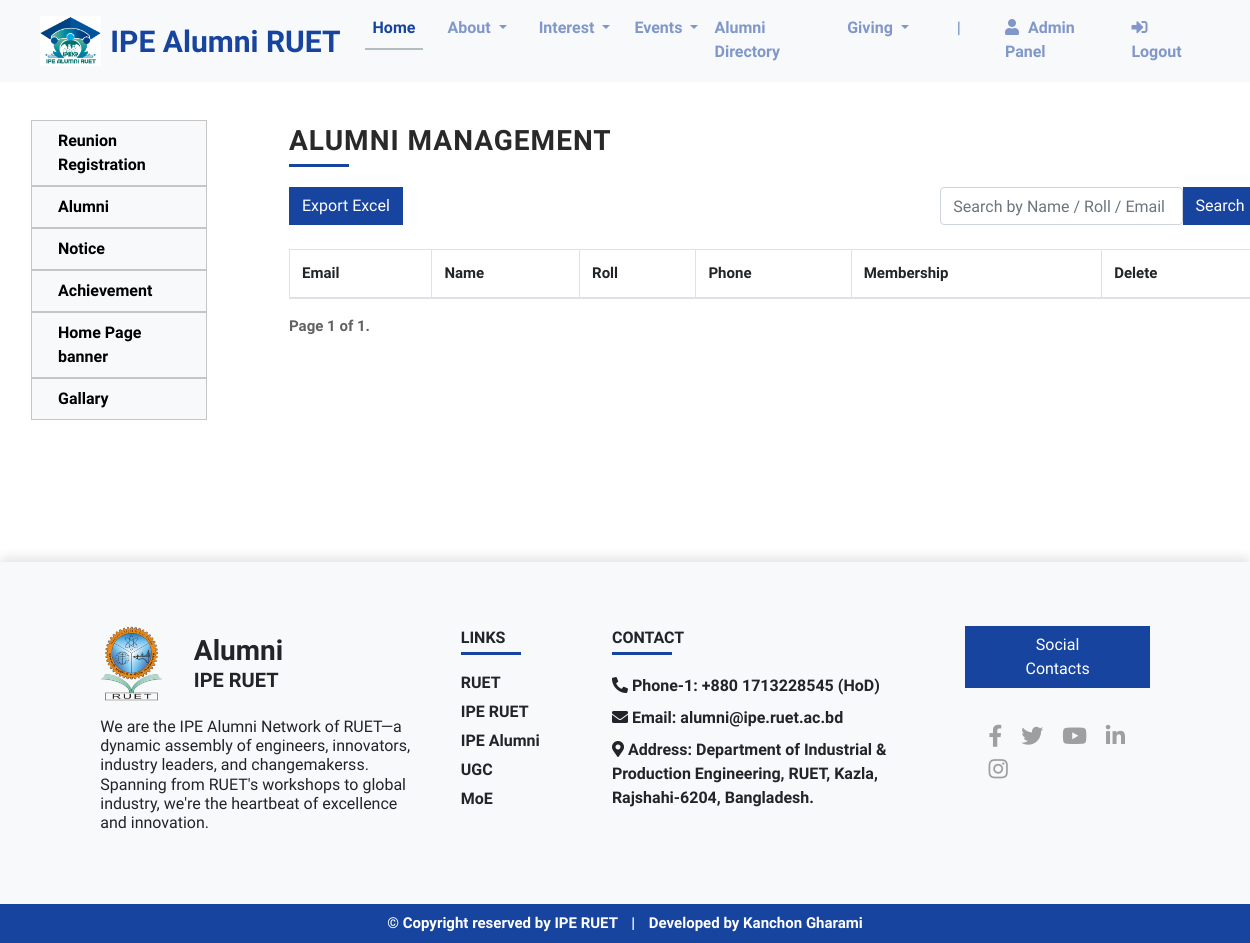
The app's page /admin_alumnimanagement/ (signed in), older data.
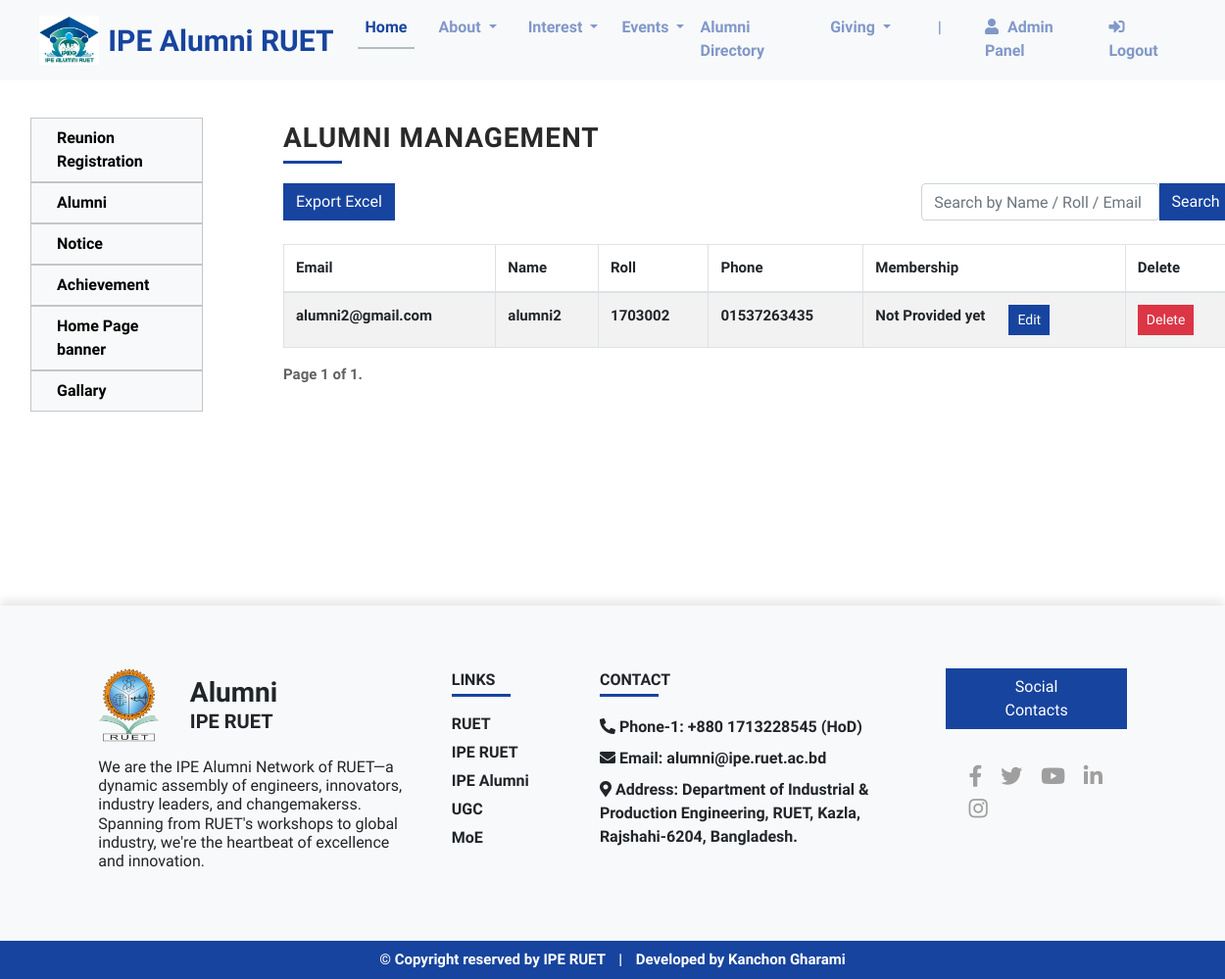
The same page, newer data.
### app/models.py (models this page shows, shortened)
class Profile(models.Model):
    SERIES_CHOICES = [(str(year), str(year)) for year in range(2005, 2017)]
    SERIES_CHOICES.append(('faculty_member', 'Faculty Member'))
    phone_regex = RegexValidator(
        regex=r'^\+?([0-9]{1,3})?[-. ]?([0-9]{1,4})[-. ]?([0-9]{1,4})[-. ]?([0-9]{1,9})$',
        message="Enter a valid international phone number."
    )
    BLOOD_GROUP_CHOICES = [
        ('A+', 'A+'), ('A-', 'A-'),
        ('B+', 'B+'), ('B-', 'B-'),
        ('O+', 'O+'), ('O-', 'O-'),
        ('AB+', 'AB+'), ('AB-', 'AB-'),
    ]
    MARITAL_STATUS_CHOICES = [('married', 'Married'), ('single', 'Single')]
    MEMBERSHIP_CHOICES = [
        ('not_provided', 'Not Provided yet'),
        ('alumni_member', 'Alumni Member'),
        ('faculty_member', 'Faculty Member'),
        ('honorary_member', 'Honorary Member'),
        ('life_member', 'Life Member'),
    ]
    user = models.OneToOneField(MyCustomUser, on_delete=models.CASCADE, related_name='profile')
    roll = models.CharField(
        null=False, blank=False,
        max_length=7,
        validators=[RegexValidator(r'^\d{1,7}$', message="Enter a valid roll number consisting of up to 7 digits.")],
        unique=True
    )
    series = models.CharField(max_length=20, choices=SERIES_CHOICES)
    phone_number = models.CharField(
        validators=[phone_regex],
        max_length=18,
    )
    whatsapp_no = models.CharField(max_length=15, validators=[RegexValidator(r'^\d{10,15}$')], blank=True, null=True)
    current_position = models.CharField(max_length=100)
    current_organization = models.CharField(max_length=100)
    previous_experience = models.TextField(null=True, blank=True)
    certificate = models.TextField(null=True, blank=True)
    skills = models.TextField(null=True, blank=True)
    present_address = models.TextField()
    home_district = models.CharField(max_length=100)
    blood_group = models.CharField(max_length=3, choices=BLOOD_GROUP_CHOICES)
    marital_status = models.CharField(max_length=7, choices=MARITAL_STATUS_CHOICES, null=True, blank=True)
    linkedin = models.URLField(max_length=200, blank=True, null=True)
    facebook = models.URLField(max_length=200, blank=True, null=True)
    profile_picture = models.ImageField(upload_to='profile_pics/')
    membership = models.CharField(
        max_length=20,
        choices=MEMBERSHIP_CHOICES,
        default='not_provided'
    )
    name_of_degree1 = models.CharField(max_length=100, blank=True, null=True)
    institution1 = models.CharField(max_length=100, blank=True, null=True)
    name_of_degree2 = models.CharField(max_length=100, blank=True, null=True)
    institution2 = models.CharField(max_length=100, blank=True, null=True)
    name_of_degree3 = models.CharField(max_length=100, blank=True, null=True)
    institution3 = models.CharField(max_length=100, blank=True, null=True)

class MyCustomUser(AbstractUser):
    username = models.CharField(max_length=30, unique=False, blank=True, null=True)  # Overriding
    email = models.EmailField(_('email address'), unique=True, blank=False, null=False)
    name = models.CharField(max_length=200, blank=False, null=False)
    is_admin = models.BooleanField(default=False)
    is_alumni = models.BooleanField(default=False)
    USERNAME_FIELD = 'email'
    REQUIRED_FIELDS = ['username', 'name']
    objects = CustomUserManager()

### app/decorators.py (the view)
    def _wrapped_view(request, *args, **kwargs):
        if request.user.is_authenticated:
            if request.user.is_admin:
                return view_func(request, *args, **kwargs)
            else:
                return HttpResponseForbidden("You don't have permission to access this page.")
        else:
            return HttpResponseForbidden("You are not authenticated.")

### templates/admin_alumnimanagement.html (shortened to what this page needs)
<!DOCTYPE html>
{% extends 'base.html' %}
{% load static %}
{% block content %}
<div class="container-fluid sidebar_pg_container">
    <div class="row m-0">
      <nav id="sidebarNav" class="col-md-3 col-lg-2 d-md-block sidebar collapse position-fixed custom-sidebar p-0 px-3">
        {% include "admin_sidepannel.html" %}
      </nav>
      <div class="col-md-9 ms-sm-auto col-lg-10 px-md-4 sidebar_show_content">
        <div id="reunion_registration">
            <p class="my_title mb-4">
                <span class="underline_span_left">Alumni Management</span>
            </p>
            <form method="get" class="mt-4">
              <div class="form-group row m-0 my-3">
                <a href="{% url 'app:export_alumni_data' %}" class="btn btn-primary btn-blue my-2">Export Excel</a>
                <input type="text" class="form-control col-xl-3 ml-auto my-2" name="search" value="{{ search_query }}" placeholder="Search by Name / Roll / Email">
                <button type="submit" class="btn btn-primary btn-blue" style="height: 38px; margin-top: 8px;">Search</button>
              </div>
            </form>
            <div class="table-responsive">
                <table class="table table-bordered table-striped">
                    <thead>
                        <tr>
                            <th>Email</th>
                            <th>Name</th>
                            <th>Roll</th>
                            <th>Phone</th>
                            <th>Membership</th>
                            <th>Delete</th>
                        </tr>
                    </thead>
                    <tbody>
                        {% for profile in profiles %}
                        <tr>
                            <td>{{ profile.user.email }}</td>
                            <td>{{ profile.user.name }}</td>
                            <td>{{ profile.roll }}</td>
                            <td>{{ profile.phone_number }}</td>
                            <td>
                                <div class="row m-0">
                                    <p class="m-0 p-0">{{ profile.get_membership_display }}</p>
                                    <button type="button" class="btn btn-primary btn-blue btn-sm ml-4" data-toggle="modal" data-target="#editModal{{ profile.id }}">Edit</button>
                                </div>
                            </td>
                            <td>
                                <form method="post" action="{% url 'app:delete_user' %}">
                                    <button type="submit" class="btn btn-danger btn-sm" onclick="return confirm('Are you sure you want to delete?')">Delete</button>
                                </form>
                            </td>
                        </tr>
                        {% endfor %}
                    </tbody>
                </table>
              </div>
            <div class="paginator">
                <span class="step-links">
                    <span class="current">
                        Page {{ profiles.number }} of {{ profiles.paginator.num_pages }}.
                    </span>
                </span>
            </div>
        </div>
        <div style="height: 80px;"></div>
      </div>
    </div>
</div>
{% endblock %}

### templates/base.html (shortened to what this page needs)
<!DOCTYPE html>
{% load static %}
<html lang="en" dir="ltr">
  <head>
  	<link rel="stylesheet" href="https://maxcdn.bootstrapcdn.com/bootstrap/4.5.0/css/bootstrap.min.css">
  	<link rel="stylesheet" href="https://cdnjs.cloudflare.com/ajax/libs/animate.css/4.0.0/animate.min.css"/>
    <link rel="stylesheet" href="https://cdn.jsdelivr.net/npm/swiper/swiper-bundle.min.css"/>
    <link rel="stylesheet" href="https://cdnjs.cloudflare.com/ajax/libs/font-awesome/5.15.1/css/all.min.css">
  	<link rel="stylesheet" type="text/css" href="{% static 'style.css' %}">
    </head>
    <body>
        <nav class="navbar navbar-expand-lg navbar-light bg-light sticky-top my_menu">
            <a class="navbar-brand px-0 py-1" href="{% url 'app:index' %}">
                <img src="{% static 'imgs/logo.jpeg' %}" alt="" class="nav_logo mr-0">
                <span class="nav_brand_name ml-1">IPE Alumni RUET</span>
            </a>
            <div class="collapse navbar-collapse" id="navbarNav">
              <ul class="navbar-nav ml-auto">
                <li class="nav-item active mx-2">
                  <a class="nav-link" href="{% url 'app:index' %}">Home <span class="sr-only">(current)</span></a>
                </li>
                <li class="nav-item dropdown mx-2">
                    <a class="nav-link dropdown-toggle" href="{% url 'app:about' %}" id="navbarDropdown" role="button" data-toggle="dropdown" aria-haspopup="true" aria-expanded="false">
                        About
                    </a>
                </li>
                <li class="nav-item dropdown mx-2">
                    <a class="nav-link dropdown-toggle" href="#" id="navbarDropdown" role="button" data-toggle="dropdown" aria-haspopup="true" aria-expanded="false">
                        Interest
                    </a>
                </li>
                <li class="nav-item dropdown">
                    <a class="nav-link dropdown-toggle" href="#" id="navbarDropdown" role="button" data-toggle="dropdown" aria-haspopup="true" aria-expanded="false">
                      Events
                    </a>
                  </li>
                <li class="nav-item">
                  <a class="nav-link" href="{% url 'app:all_alumni' %}">Alumni Directory</a>
                </li>
                <li class="nav-item dropdown mx-2">
                    <a class="nav-link dropdown-toggle" href="#" id="navbarDropdown" role="button" data-toggle="dropdown" aria-haspopup="true" aria-expanded="false">
                        Giving
                    </a>
                </li>
                <li class="nav-item">
                    <a class="nav-link mx-4 hide_in_android" href="#">|</a>
                </li>
                {% if user.is_authenticated %}
                <li class="nav-item">
                    {% if user.is_alumni %}
                        <a href="{% url 'app:alumni_profile'  pk=user.pk %}" class="nav-link mx-1 p-0" style="padding-top: 6px !important;">
                            {% if user.profile %}
                                <img src="{{ user.profile.profile_picture.url }}" alt="{{ user.name }}" class="img-fluid mr-1 m-0 p-0" style="border-radius: 50%; width: 30px; height: 30px;">
                            {% else %}
                                <i class="fas fa-user" style="margin-right: 5px;"></i>
                            {% endif %}
                            Profile
                        </a>
                    {% elif user.is_admin %}
                        <a href="{% url 'app:admin_dashboard' %}" class="nav-link mx-1">
                            <i class="fas fa-user" style="margin-right: 5px;"></i> Admin Panel
                        </a>
                    {% elif user.is_superuser %}
                        <a href="#" class="nav-link mx-1">
                            <i class="fas fa-user" style="margin-right: 5px;"></i> Superuser
                        </a>
                    {% endif %}
                </li>
                <li class="nav-item">
                    <a href="{% url 'app:logout' %}" class="nav-link mx-1 ">
                        <i class="fas fa-sign-in-alt" style="margin-right: 5px;"></i> Logout
                    </a>
                </li>
                {% endif %}
              </ul>
            </div>
        </nav>
        {% block content %}
        {% endblock %}
        <div class="section_gap"></div>
        <div class="bg-light my_footer py-5">
            <div class="row m-0 d-flex justify-content-center py-3">
                <div class="col-xl-3 mx-4 p-0">
                    <div class="row m-0 mb-3">
                        <img src="{% static 'imgs/ruet_logo.png' %}" alt="" class="img-fluid footer_ruet_logo">
                        <div class="col mt-2 mx-3" style="font-weight: 900;">
                            <h3 style="font-weight: 900;" class="m-0">Alumni</h3>
                            <h5 style="font-weight: 900;" class="m-0">IPE RUET</h5>
                        </div>
                    </div>
                    <h6 class="fw-500">
                        We are the IPE Alumni Network of RUET—a dynamic assembly of engineers, innovators, industry leaders, and changemakerss. Spanning from RUET's workshops to global industry, we're the heartbeat of excellence and innovation.
                    </h6>
                </div>
                <div class="col-xl-1 mx-4 p-0">
                    <p class="footer_heading">
                        Links
                    </p>
                    <ul class="footer_list p-0">
                        <li><a href="https://www.ruet.ac.bd/">RUET</a></li>
                        <li><a href="http://www.ipe.ruet.ac.bd/">IPE RUET</a></li>
                        <li><a href="{% url 'app:all_alumni' %}">IPE Alumni</a></li>
                        <li><a href="https://ugc.gov.bd/">UGC</a></li>
                        <li><a href="https://moedu.gov.bd/">MoE</a></li>
                    </ul>
                </div>
                <div class="col-xl-3 mx-2">
                    <p class="footer_heading">
                        Contact
                    </p>
                    <ul class="footer_list p-0">
                        <li class="my-2"><i class="fas fa-phone-alt"></i> Phone-1: +880 1713228545 (HoD)</li>
                        <li class="my-2"><i class="fas fa-envelope"></i> Email: alumni@ipe.ruet.ac.bd</li>
                        <li class="my-2"><i class="fas fa-map-marker-alt"></i> Address: Department of Industrial & Production Engineering, RUET, Kazla, Rajshahi-6204, Bangladesh.</li>
                    </ul>
                </div>
                <div class="col-xl-2 mx-4 p-0">
                    <button class="btn btn-primary btn-blue px-5 ml-4">Social Contacts</button>
                    <ul class="footer_social_media my-4 py-2">
                        <li><a rel="nofollow" href="#"><i class="fab fa-facebook-f" aria-hidden="true"></i></a></li>
                        <li><a rel="nofollow" href="#"><i class="fab fa-twitter" aria-hidden="true"></i></a></li>
                        <li><a rel="nofollow" href="#"><i class="fab fa-youtube" aria-hidden="true"></i></a></li>
                        <li><a rel="nofollow" href="#"><i class="fab fa-linkedin-in" aria-hidden="true"></i></a></li>
                        <li><a rel="nofollow" href="#"><i class="fab fa-instagram" aria-hidden="true"></i></a></li>
                    </ul>
                </div>
            </div>
        </div>
        <div class="container-fluid bg-blue m-0 py-2">
            <p class="text-center text-white fs-15 m-0">
                © Copyright reserved by IPE RUET <span style="margin: 0 10px;">|
                </span> Developed by <a href="https://kanchon-gharami.github.io/portfolio/" style="color: white;">Kanchon Gharami</a>
            </p>
        </div>
  </body>
</html>
<link rel="stylesheet" href="https://cdn.datatables.net/1.10.25/css/dataTables.bootstrap4.min.css">

### templates/admin_sidepannel.html
<ul class="nav flex-column bg-light">
    <li class="nav-item">
      <a class="nav-link active" href="{% url 'app:admin_dashboard' %}">Reunion Registration</a>
    </li>
    <li class="nav-item">
      <a class="nav-link active" href="{% url 'app:admin_alumnimanagement' %}">Alumni</a>
    </li>
    <li class="nav-item">
      <a class="nav-link" href="{% url 'app:adminpannel_notice' %}">Notice</a>
    </li>
    <li class="nav-item">
      <a class="nav-link" href="{% url 'app:adminpannel_achievement' %}">Achievement</a>
    </li>
    <li class="nav-item">
      <a class="nav-link" href="{% url 'app:admin_carousel' %}">Home Page banner</a>
    </li>
    <li class="nav-item">
      <a class="nav-link" href="{% url 'app:admin_gallary' %}">Gallary</a>
    </li>
</ul>

Row changes from the older to the newer data that the page shows:
added Profile: user.email "alumni2@gmail.com", user.name "alumni2", roll "1703002", phone_number "01537263435", membership "Not Provided yet"
